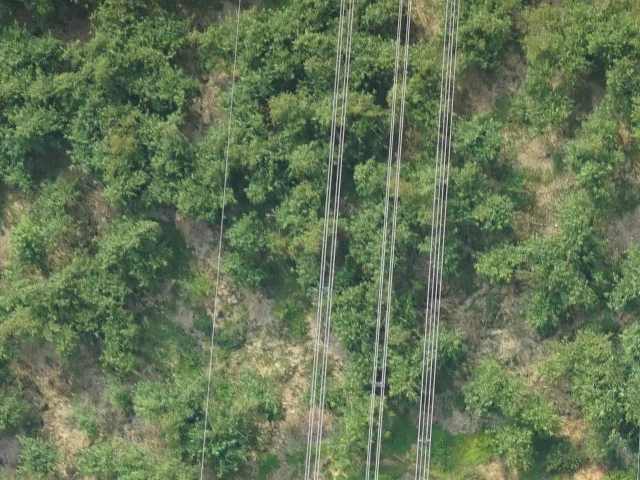
%> input picture test01.jpg, 1280 x 960 px (shown at 1/2 size)
$ octave lineDetect.m   (GNU Octave 9; MATLAB toolbox functions it lacks are replaced by stand-ins)
%> lines starting %> are read from the running program, lines starting %| are printed output that depends on the picture
clear all
close all

warning off
im=imread('test01.JPG');
%> im is the input picture: size 960x1280x3 uint8; mean R, G, B 99.9, 117.2, 84.9
lineT=10;
im = imresize(im,[480,640]);
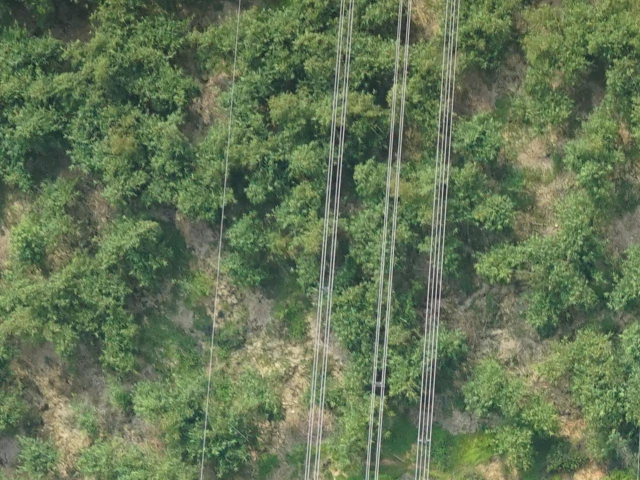
%> im: size 480x640x3 uint8; mean R, G, B 99.9, 117.2, 84.9

figure('Name','缩略图'),imshow(im);

% [5 lines of commented-out code are left out]

Img=im(:,:,3);
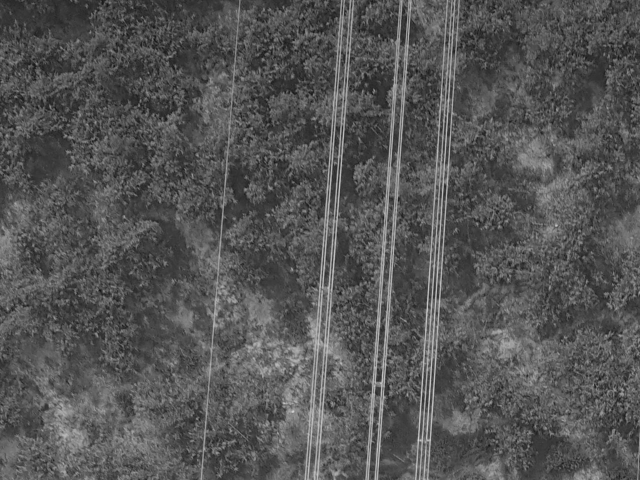
%> Img: size 480x640 uint8; min 18, max 212, mean 84.9
figure('Name','灰度图'), imshow(Img);

[m,n] = size(Img);
%> m = 480; n = 640
threshold = 30
im2 = zeros(m,n);
%> (the run ends here)
